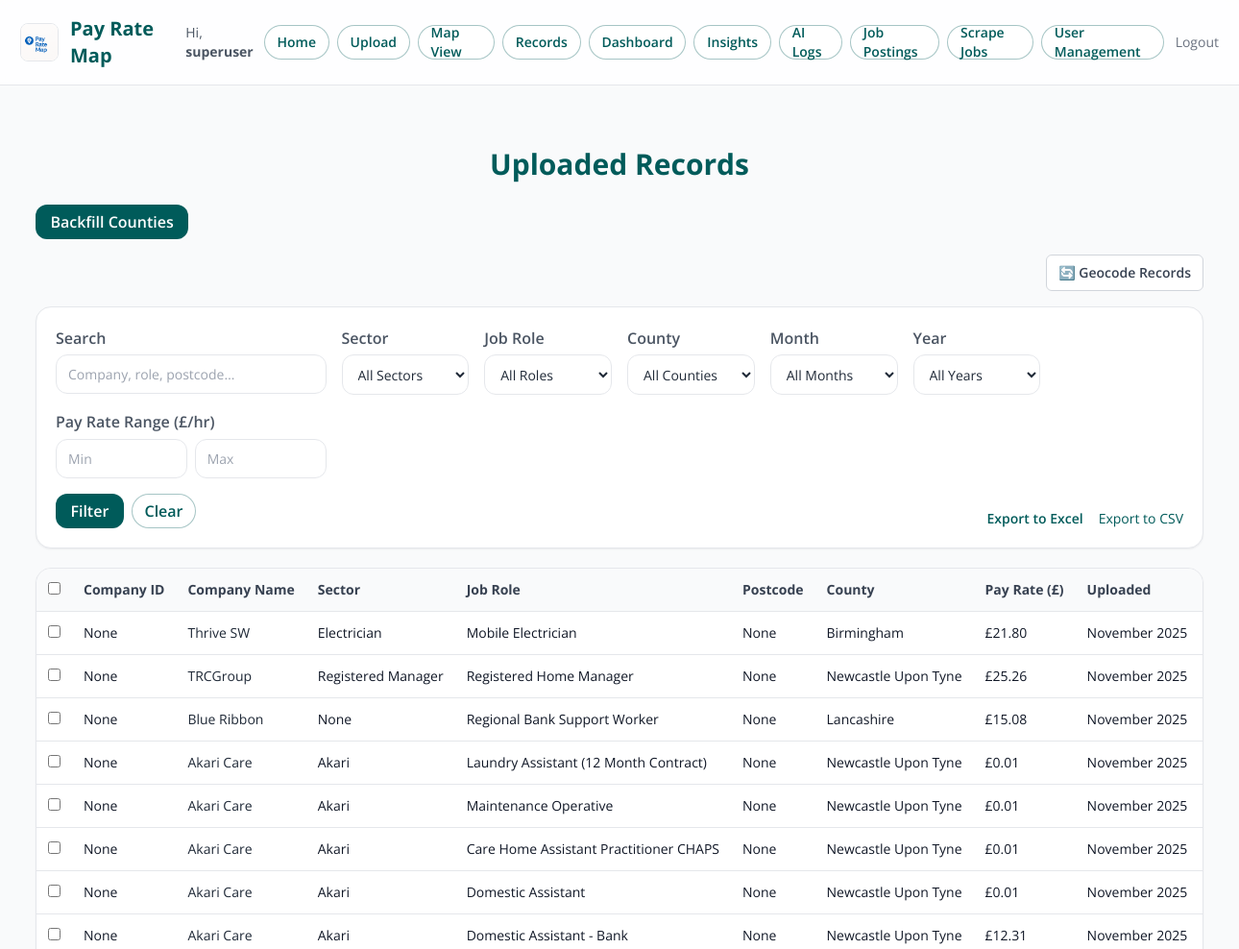
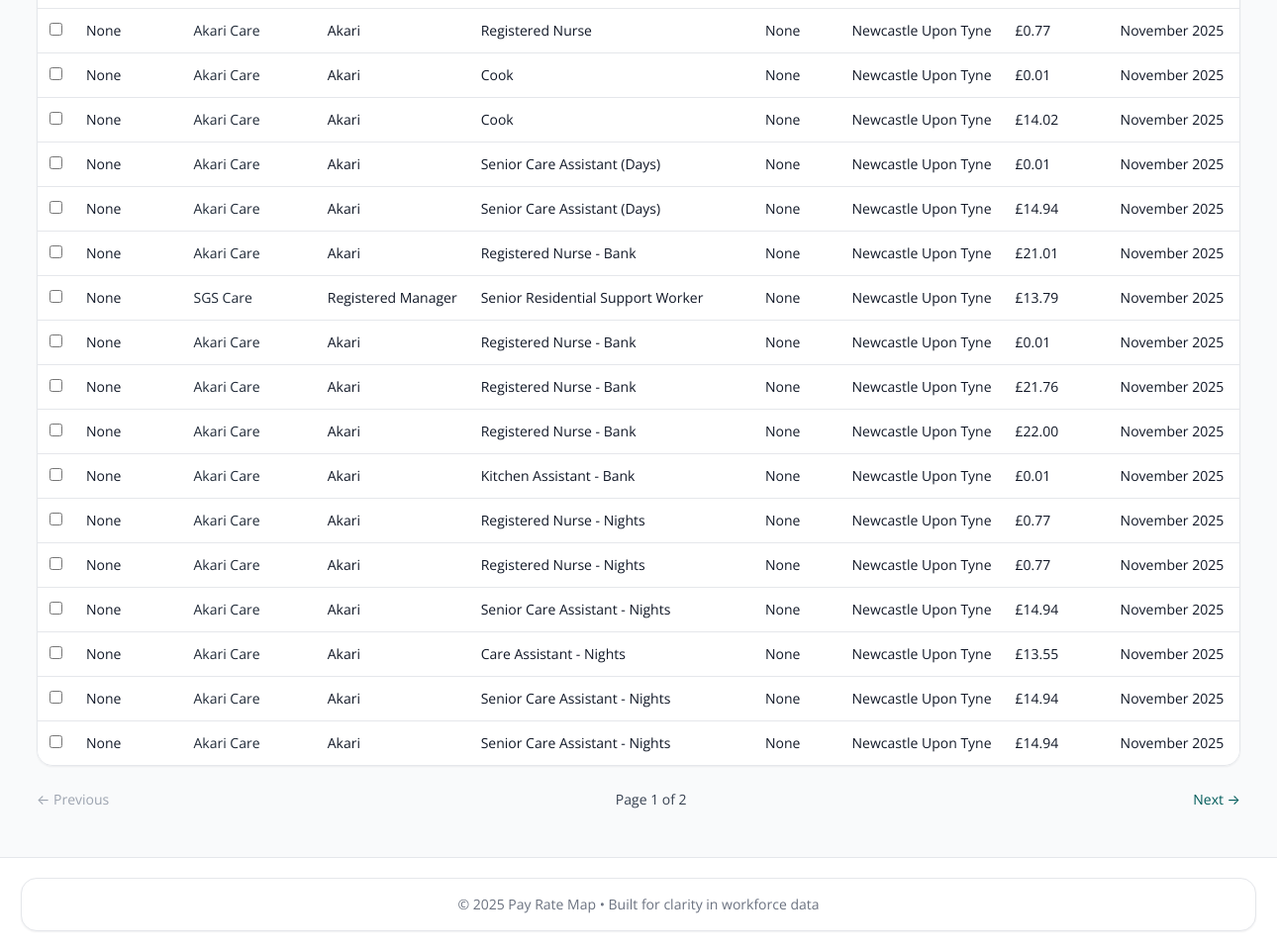
The page /records (signed in) on the database its author committed (2 pictures, top to bottom).
### models.py (models this page shows, shortened)
class User(UserMixin, db.Model):
    id = db.Column(db.Integer, primary_key=True)
    username = db.Column(db.String(150), unique=True, nullable=False)
    password = db.Column(db.String(200), nullable=False)
    admin_level = db.Column(db.Integer, default=0)  # 0=user, 1=admin, 2=superuser

class JobRecord(db.Model):
    __tablename__ = "job_record"
    id = db.Column(db.Integer, primary_key=True)
    company_id = db.Column(db.String(50), index=True)
    company_name = db.Column(db.String(100))
    sector = db.Column(db.String(50), index=True)
    job_role = db.Column(db.String(100), index=True)
    postcode = db.Column(db.String(20))
    county = db.Column(db.String(50), index=True)
    pay_rate = db.Column(db.Float)
    imported_month = db.Column(db.String(20), index=True)
    imported_year = db.Column(db.String(10), index=True)
    latitude = db.Column(db.Float)
    longitude = db.Column(db.Float)
    created_at = db.Column(db.DateTime, default=datetime.utcnow)
    imported_from_posting_id = db.Column(db.Integer)
    imported_at = db.Column(db.DateTime)
    external_url = db.Column(db.Text)
    logo_filename = db.Column(db.String(200))

### Old/app.py (the view)
@app.route("/records")
@login_required
def records():
    page = request.args.get("page", 1, type=int)
    edit_id = request.args.get("edit_id", type=int)
    filters_map = {
        "sector": request.args.get("sector"),
        "job_role": request.args.get("job_role"),
        "county": request.args.get("county"),
        "month": request.args.get("month"),
        "year": request.args.get("year"),
    }
    filters = build_filters_from_request(filters_map)
    base_q = JobRecord.query.filter(*filters)
    pagination = base_q.paginate(page=page, per_page=25, error_out=False)
    all_records = pagination.items
    options = get_filter_options()
    selected_record = db.session.get(JobRecord, edit_id) if edit_id else None
    return render_template(
        "records.html",
        records=all_records,
        pagination=pagination,
        filters=filters_map,
        options=options,
        filter_query=request.query_string.decode(),
        selected_record=selected_record,
    )

### Old/app.py (called while the page is built)
@login_manager.user_loader
def load_user(user_id: str):
    try:
        return db.session.get(User, int(user_id))
    except Exception:
        return None

def _ttl_cache(seconds: int = 120):
    def deco(fn):
        store = {"t": 0.0, "val": None}
        def wrapper(*a, **k):
            now = time.time()
            if now - store["t"] > seconds:
                store["val"] = fn(*a, **k)
                store["t"] = now
            return store["val"]
        return wrapper
    return deco

def build_filters_from_request(mapping: Mapping[str, Any]):
    filters = []
    if mapping.get("sector"):
        filters.append(JobRecord.sector == mapping["sector"])
    if mapping.get("job_role"):
        filters.append(JobRecord.job_role == mapping["job_role"])
    if mapping.get("county"):
        filters.append(JobRecord.county == mapping["county"])
    if mapping.get("month"):
        filters.append(JobRecord.imported_month == mapping["month"])
    if mapping.get("year"):
        filters.append(JobRecord.imported_year == mapping["year"])
    return filters

@app.context_processor
def inject_now():
    return {"current_year": datetime.now(timezone.utc).year}

### app/templates/records.html (shortened to what this page needs)
{% extends "base.html" %}
{% block content %}
<div class="max-w-7xl mx-auto px-2 sm:px-4 py-6">
  <h1 class="text-2xl sm:text-3xl font-bold text-center mb-6" style="color: var(--brand);">Uploaded Records</h1>
  {% if current_user.admin_level in [1, 2] %}
  <form action="{{ url_for('admin.backfill_counties') }}" method="get" class="mb-4">
    <button type="submit" class="btn btn-primary">
      Backfill Counties
    </button>
  </form>
  {% endif %}
  {% if current_user.is_authenticated and current_user.admin_level in [1, 2] %}
  <div class="flex justify-end mb-4">
    <form method="get"
          action="{{ url_for('admin.regeocode_jobs') }}"
          class="inline-flex items-center">
      <button type="submit"
              class="inline-flex items-center px-3 py-2 rounded-md text-sm font-semibold border border-gray-300 bg-white text-gray-700 hover:bg-gray-100">
        🔄 Geocode Records
      </button>
    </form>
  </div>
{% endif %}
  <section class="card mb-5">
    <form method="GET" action="{{ url_for('records.records') }}" class="p-4 sm:p-5 grid grid-cols-1 sm:grid-cols-2 lg:grid-cols-8 gap-4">
      <div class="lg:col-span-2">
        <label class="label" for="q">Search</label>
        <input id="q" name="q" class="input text-sm" placeholder="Company, role, postcode…" value="{{ filters.q or '' }}">
      </div>
      <div>
        <label class="label" for="sector">Sector</label>
        <select id="sector" name="sector" class="input text-sm">
          <option value="">All Sectors</option>
        </select>
      </div>
      <div>
        <label class="label" for="job_role">Job Role</label>
        <select id="job_role" name="job_role" class="input text-sm">
          <option value="">All Roles</option>
        </select>
      </div>
      <div>
        <label class="label" for="county">County</label>
        <select id="county" name="county" class="input text-sm">
          <option value="">All Counties</option>
        </select>
      </div>
      <div>
        <label class="label" for="month">Month</label>
        <select id="month" name="month" class="input text-sm">
          <option value="">All Months</option>
        </select>
      </div>
      <div>
        <label class="label" for="year">Year</label>
        <select id="year" name="year" class="input text-sm">
          <option value="">All Years</option>
        </select>
      </div>
      <div class="lg:col-span-2">
        <label class="label">Pay Rate Range (£/hr)</label>
        <div class="flex gap-2">
          <input type="number" step="0.01" name="rate_min" placeholder="Min" class="input text-sm" value="{{ filters.rate_min or '' }}">
          <input type="number" step="0.01" name="rate_max" placeholder="Max" class="input text-sm" value="{{ filters.rate_max or '' }}">
        </div>
      </div>
      <div class="sm:col-span-2 lg:col-span-8 flex items-end justify-between">
        <div class="flex gap-2">
          <button type="submit" class="btn btn-primary">Filter</button>
          <a href="{{ url_for('records.records') }}" class="nav-chip">Clear</a>
        </div>
        <div class="flex gap-4 text-right">
          {% set fq = filter_query or '' %}
          <a href="{{ url_for('records.export_records') }}?{{ fq }}" class="text-sm font-semibold hover:underline" style="color: var(--brand);">
            Export to Excel
          </a>
          <a href="{{ url_for('records.export_records') }}?{{ fq }}&format=csv" class="text-sm hover:underline" style="color: var(--brand);">
            Export to CSV
          </a>
        </div>
      </div>
    </form>
  </section>
  <section class="card overflow-x-auto">
    <table class="min-w-full text-sm whitespace-nowrap">
      <thead class="bg-gray-50 text-gray-700 font-semibold">
        <tr>
          <th class="p-3"><input type="checkbox" onclick="toggleAll(this)"></th>
          <th class="p-3 text-left">Company ID</th>
          <th class="p-3 text-left">Company Name</th>
          <th class="p-3 text-left">Sector</th>
          <th class="p-3 text-left">Job Role</th>
          <th class="p-3 text-left">Postcode</th>
          <th class="p-3 text-left">County</th>
          <th class="p-3 text-left">Pay Rate (£)</th>
          <th class="p-3 text-left">Uploaded</th>
          <th class="p-3 text-left">Actions</th>
        </tr>
      </thead>
      <tbody class="bg-white text-gray-900">
        {% for record in records %}
        <tr class="border-t">
          <td class="p-3"><input type="checkbox" name="selected_records" value="{{ record.id }}"></td>
          <td class="p-3">{{ record.company_id }}</td>
          <td class="p-3">
            {% if record.company_id %}
  <a href="{{ url_for('records.company_profile', company_id=record.company_id) }}"
     class="text-brand underline">
    {{ record.company_name }}
  </a>
{% else %}
  <span class="text-gray-800">
    {{ record.company_name }}
  </span>
{% endif %}
          </td>
          <td class="p-3">{{ record.sector }}</td>
          <td class="p-3">{{ record.job_role }}</td>
          <td class="p-3">{{ record.postcode }}</td>
          <td class="p-3">{{ record.county }}</td>
          <td class="p-3">£{{ "%.2f"|format(record.pay_rate) }}</td>
          <td class="p-3">{{ record.imported_month }} {{ record.imported_year }}</td>
          <td class="p-3">
          </td>
        </tr>
        {% else %}
        <tr>
          <td colspan="10" class="p-4 text-center text-gray-500">No records found.</td>
        </tr>
        {% endfor %}
      </tbody>
    </table>
  </section>
  <div class="flex justify-between items-center mt-6 text-sm text-gray-700">
    {% if pagination.has_prev %}
      <a href="{{ url_for('records.records') }}?{{ fq }}&page={{ pagination.prev_num }}" class="hover:underline" style="color: var(--brand);">← Previous</a>
    {% else %}
      <span class="text-gray-400">← Previous</span>
    {% endif %}
    <span>Page {{ pagination.page }} of {{ pagination.pages }}</span>
    {% if pagination.has_next %}
      <a href="{{ url_for('records.records') }}?{{ fq }}&page={{ pagination.next_num }}" class="hover:underline" style="color: var(--brand);">Next →</a>
    {% else %}
      <span class="text-gray-400">Next →</span>
    {% endif %}
  </div>
</div>
{% endblock %}

### app/templates/base.html (shortened to what this page needs)
<!DOCTYPE html>
<html lang="en">
<head>
  <link rel="stylesheet" href="https://cdn.jsdelivr.net/npm/tailwindcss@2.2.19/dist/tailwind.min.css" />
</head>
<body class="bg-gray-50 text-gray-900 min-h-screen flex flex-col">
  <header class="app-header border-b">
    <div class="max-w-7xl mx-auto px-4 py-4 flex justify-between items-center">
      <div class="flex items-center space-x-3">
        <img src="{{ url_for('static', filename='logo.png') }}" alt="Pay Rate Map Logo" class="h-10 w-auto rounded-lg border border-gray-200"
             onerror="this.onerror=null;this.src='{{ url_for('static', filename='logos/placeholder.png') }}';">
        <div>
          <h1 class="text-lg sm:text-xl font-bold" style="color: var(--brand);">Pay Rate Map</h1>
        </div>
      </div>
      <nav class="flex items-center gap-2 text-sm">
        {% if current_user.is_authenticated %}
          <span class="text-gray-600 hidden md:inline">Hi, <strong>{{ current_user.username }}</strong></span>
          <a href="{{ url_for('home') }}" class="nav-chip">Home</a>
          <a href="{{ url_for('upload.upload') }}" class="nav-chip">Upload</a>
          <a href="{{ url_for('maps.map_sector_select') }}" class="nav-chip">Map View</a>
          <a href="{{ url_for('records.records') }}" class="nav-chip">Records</a>
          {% if current_user.admin_level in [1, 2] %}
            <a href="{{ url_for('dashboard.dashboard') }}" class="nav-chip">Dashboard</a>
            <a href="{{ url_for('dashboard.insights') }}" class="nav-chip">Insights</a>
            <a href="{{ url_for('admin.ai_logs') }}" class="nav-chip">AI Logs</a>
            <a href="{{ url_for('admin.admin_jobs') }}" class="nav-chip">Job Postings</a>
            <a href="{{ url_for('admin.admin_job_scrape') }}" class="nav-chip">Scrape Jobs</a>
          {% endif %}
          {% if current_user.admin_level == 1 %}
            <a href="{{ url_for('admin.manage_users') }}" class="nav-chip">User Management</a>
          {% endif %}
          <a href="{{ url_for('auth.logout') }}" class="text-gray-500 hover:underline ml-1">Logout</a>
        {% else %}
          <a href="{{ url_for('auth.login') }}" class="btn btn-primary">Login</a>
        {% endif %}
      </nav>
    </div>
  </header>
  <main class="flex-grow max-w-7xl mx-auto px-4 py-6">
    {% block content %}{% endblock %}
  </main>
  <footer class="bg-white text-center text-sm text-gray-500 py-5 border-t">
    <div class="max-w-7xl mx-auto px-4">
      <div class="card p-4">
        <p>&copy; {{ current_year }} Pay Rate Map • Built for clarity in workforce data</p>
      </div>
    </div>
  </footer>
</body>
</html>

### app/templates/base.html (style rules this page uses)
:root { --brand: #005b5a; --brand-600: #0b6b6a; --ink: #1f2937; --ink-2: #4b5563; --muted: #f3f4f6; --card: #ffffff; --ring: rgba(0,91,90,0.3); --success-bg: #ecfdf5; --success-fg: #065f46; --info-bg: #eff6ff; --info-fg: #1e40af; --error-bg: #fef2f2; --error-fg: #991b1b; }
html, body { height: 100%; }
body { font-family: 'Open Sans', system-ui, -apple-system, Segoe UI, Roboto, Arial, sans-serif; }
.btn { display:inline-flex; align-items:center; justify-content:center; padding: 0.55rem 0.9rem; border-radius: 0.75rem; font-weight:600; line-height:1; transition: all .15s ease; border:1px solid transparent; }
.btn-primary { background: var(--brand); color:#fff; }
.card { background: var(--card); border-radius: 1rem; box-shadow: 0 1px 2px rgba(16,24,40,0.06); border: 1px solid #e5e7eb; }
.input { width: 100%; border:1px solid #e5e7eb; background:#fff; color:var(--ink); padding: .6rem .75rem; border-radius:.75rem; outline: none; transition: box-shadow .15s ease, border-color .15s ease; }
.label { display:block; font-weight:600; color: var(--ink-2); margin-bottom:.35rem; }
.nav-chip { display:inline-flex; align-items:center; height: 2.25rem; padding: 0 .8rem; border-radius: 9999px; font-weight:600; color: var(--brand); border:1px solid rgba(0,91,90,0.35); background:#fff; transition: all .15s ease; }
.app-header { position: sticky; top:0; z-index:40; background: #ffffffcc; backdrop-filter: saturate(180%) blur(6px); }

### rows shown on the page
User: username "superuser"
JobRecord: company_id "None", company_name "Thrive SW", sector "Electrician", job_role "Mobile Electrician", postcode "None", county "Birmingham", pay_rate "21.80", imported_month "November", imported_year "2025"
JobRecord: company_id "None", company_name "TRCGroup", sector "Registered Manager", job_role "Registered Home Manager", postcode "None", county "Newcastle Upon Tyne", pay_rate "25.26", imported_month "November", imported_year "2025"
JobRecord: company_id "None", company_name "Blue Ribbon", sector "None", job_role "Regional Bank Support Worker", postcode "None", county "Lancashire", pay_rate "15.08", imported_month "November", imported_year "2025"
JobRecord: company_id "None", company_name "Akari Care", sector "Akari", job_role "Laundry Assistant (12 Month Contract)", postcode "None", county "Newcastle Upon Tyne", pay_rate "0.01", imported_month "November", imported_year "2025"
JobRecord: company_id "None", company_name "Akari Care", sector "Akari", job_role "Maintenance Operative", postcode "None", county "Newcastle Upon Tyne", pay_rate "0.01", imported_month "November", imported_year "2025"
JobRecord: company_id "None", company_name "Akari Care", sector "Akari", job_role "Care Home Assistant Practitioner CHAPS", postcode "None", county "Newcastle Upon Tyne", pay_rate "0.01", imported_month "November", imported_year "2025"
JobRecord: company_id "None", company_name "Akari Care", sector "Akari", job_role "Domestic Assistant", postcode "None", county "Newcastle Upon Tyne", pay_rate "0.01", imported_month "November", imported_year "2025"
JobRecord: company_id "None", company_name "Akari Care", sector "Akari", job_role "Domestic Assistant - Bank", postcode "None", county "Newcastle Upon Tyne", pay_rate "12.31", imported_month "November", imported_year "2025"
JobRecord: company_id "None", company_name "Akari Care", sector "Akari", job_role "Registered Nurse", postcode "None", county "Newcastle Upon Tyne", pay_rate "0.77", imported_month "November", imported_year "2025"
JobRecord: company_id "None", company_name "Akari Care", sector "Akari", job_role "Cook", postcode "None", county "Newcastle Upon Tyne", pay_rate "0.01", imported_month "November", imported_year "2025"
JobRecord: company_id "None", company_name "Akari Care", sector "Akari", job_role "Cook", postcode "None", county "Newcastle Upon Tyne", pay_rate "14.02", imported_month "November", imported_year "2025"
JobRecord: company_id "None", company_name "Akari Care", sector "Akari", job_role "Senior Care Assistant (Days)", postcode "None", county "Newcastle Upon Tyne", pay_rate "0.01", imported_month "November", imported_year "2025"
JobRecord: company_id "None", company_name "Akari Care", sector "Akari", job_role "Senior Care Assistant (Days)", postcode "None", county "Newcastle Upon Tyne", pay_rate "14.94", imported_month "November", imported_year "2025"
JobRecord: company_id "None", company_name "Akari Care", sector "Akari", job_role "Registered Nurse - Bank", postcode "None", county "Newcastle Upon Tyne", pay_rate "21.01", imported_month "November", imported_year "2025"
JobRecord: company_id "None", company_name "SGS Care", sector "Registered Manager", job_role "Senior Residential Support Worker", postcode "None", county "Newcastle Upon Tyne", pay_rate "13.79", imported_month "November", imported_year "2025"
JobRecord: company_id "None", company_name "Akari Care", sector "Akari", job_role "Registered Nurse - Bank", postcode "None", county "Newcastle Upon Tyne", pay_rate "0.01", imported_month "November", imported_year "2025"
JobRecord: company_id "None", company_name "Akari Care", sector "Akari", job_role "Registered Nurse - Bank", postcode "None", county "Newcastle Upon Tyne", pay_rate "21.76", imported_month "November", imported_year "2025"
JobRecord: company_id "None", company_name "Akari Care", sector "Akari", job_role "Registered Nurse - Bank", postcode "None", county "Newcastle Upon Tyne", pay_rate "22.00", imported_month "November", imported_year "2025"
JobRecord: company_id "None", company_name "Akari Care", sector "Akari", job_role "Kitchen Assistant - Bank", postcode "None", county "Newcastle Upon Tyne", pay_rate "0.01", imported_month "November", imported_year "2025"
JobRecord: company_id "None", company_name "Akari Care", sector "Akari", job_role "Registered Nurse - Nights", postcode "None", county "Newcastle Upon Tyne", pay_rate "0.77", imported_month "November", imported_year "2025"
JobRecord: company_id "None", company_name "Akari Care", sector "Akari", job_role "Registered Nurse - Nights", postcode "None", county "Newcastle Upon Tyne", pay_rate "0.77", imported_month "November", imported_year "2025"
JobRecord: company_id "None", company_name "Akari Care", sector "Akari", job_role "Senior Care Assistant - Nights", postcode "None", county "Newcastle Upon Tyne", pay_rate "14.94", imported_month "November", imported_year "2025"
JobRecord: company_id "None", company_name "Akari Care", sector "Akari", job_role "Care Assistant - Nights", postcode "None", county "Newcastle Upon Tyne", pay_rate "13.55", imported_month "November", imported_year "2025"
JobRecord: company_id "None", company_name "Akari Care", sector "Akari", job_role "Senior Care Assistant - Nights", postcode "None", county "Newcastle Upon Tyne", pay_rate "14.94", imported_month "November", imported_year "2025"
JobRecord: company_id "None", company_name "Akari Care", sector "Akari", job_role "Senior Care Assistant - Nights", postcode "None", county "Newcastle Upon Tyne", pay_rate "14.94", imported_month "November", imported_year "2025"

### other values the page prints
{{ pagination.page }} "1"
{{ pagination.pages }} "2"
